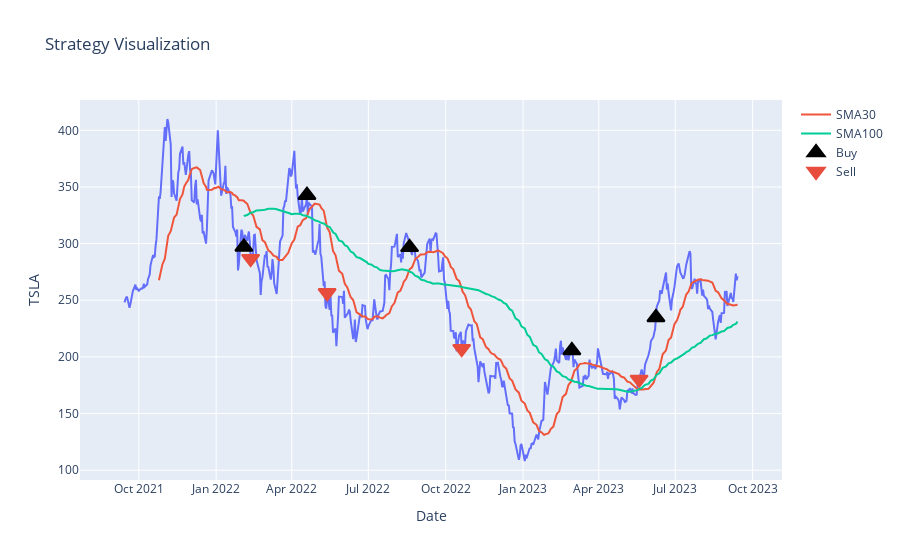

Notebook code for this chart:
### Code cell
import plotly.graph_objects as go

fig = px.line(data, y="TSLA", title='Strategy Visualization', labels = {'index':'Date'})
fig.add_scatter(x=data.index,y=data['SMA'+str(window1)], mode='lines',name='SMA'+str(window1))
fig.add_scatter(x=data.index,y=data['SMA'+str(window2)], mode='lines',name='SMA'+str(window2))

fig.add_trace(go.Scatter(mode="markers", x=data.index, y=data.BuySignalPrice, marker_symbol='triangle-up',
                           marker_line_color="#000000", marker_color="#000000",
                           marker_line_width=2, marker_size=15, name='Buy'))

fig.add_trace(go.Scatter(mode="markers", x=data.index, y=data.SellSignalPrice, marker_symbol='triangle-down',
                           marker_line_color="#E74C3C", marker_color="#E74C3C",
                           marker_line_width=2, marker_size=15, name='Sell'))
fig.show()

### Figure 1 — Plotly figure (JSON) as saved in the notebook; plotly's stock layout.template omitted (floating-point values rounded to 4 significant figures; data arrays with more than 128 entries replaced by an {"elided": "..."} marker saying what was removed)
{"data": [{"hovertemplate": "Date=%{x}<br>TSLA=%{y}<extra></extra>", "legendgroup": "", "line": {"color": "#636efa", "dash": "solid"}, "marker": {"symbol": "circle"}, "mode": "lines", "name": "", "orientation": "v", "showlegend": false, "type": "scatter", "x": {"elided": "503 str values"}, "xaxis": "x", "y": {"elided": "503 float values"}, "yaxis": "y"}, {"mode": "lines", "name": "SMA30", "type": "scatter", "x": {"elided": "503 str values"}, "y": {"elided": "503 float values"}}, {"mode": "lines", "name": "SMA100", "type": "scatter", "x": {"elided": "503 str values"}, "y": {"elided": "503 float values"}}, {"marker": {"color": "#000000", "line": {"color": "#000000", "width": 2}, "size": 15, "symbol": "triangle-up"}, "mode": "markers", "name": "Buy", "type": "scatter", "x": {"elided": "503 str values"}, "y": {"elided": "503 float values"}}, {"marker": {"color": "#E74C3C", "line": {"color": "#E74C3C", "width": 2}, "size": 15, "symbol": "triangle-down"}, "mode": "markers", "name": "Sell", "type": "scatter", "x": {"elided": "503 str values"}, "y": {"elided": "503 float values"}}], "layout": {"legend": {"tracegroupgap": 0}, "title": {"text": "Strategy Visualization"}, "xaxis": {"anchor": "y", "domain": [0, 1], "title": {"text": "Date"}}, "yaxis": {"anchor": "x", "domain": [0, 1], "title": {"text": "TSLA"}}}}
